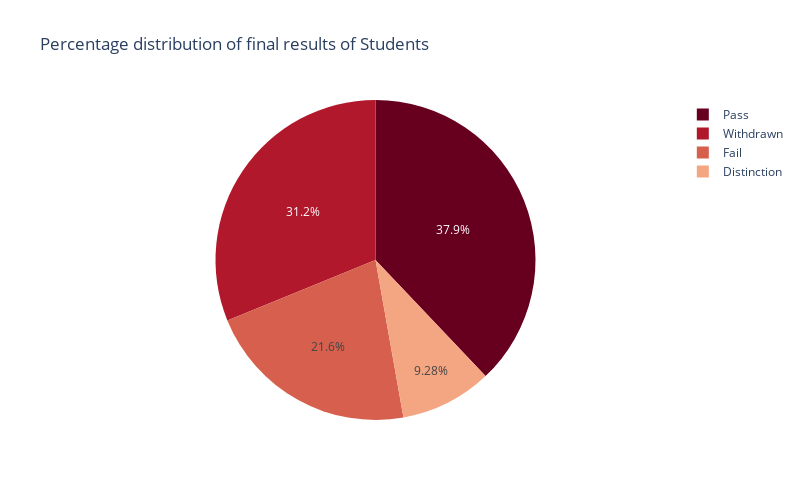

Notebook source saved alongside this figure:
### Markdown cell above
<div class="alert alert-warning" role="alert">
<h2 style="font-family: Segoe Print"><b>What was the percentage of pass and fail students?🧑🎓</b></h2>

### Code cell
#Pie Chart_2

fig=px.pie(new_studentInfo, names='final_result', height=500, width=800,
       title='Percentage distribution of final results of Students', 
       color_discrete_sequence=px.colors.sequential.RdBu)
fig.show()

### Figure 1 — Plotly figure (JSON) as saved in the notebook; plotly's stock layout.template omitted (floating-point values rounded to 4 significant figures; data arrays with more than 128 entries replaced by an {"elided": "..."} marker saying what was removed)
{"data": [{"domain": {"x": [0.0, 1.0], "y": [0.0, 1.0]}, "hovertemplate": "final_result=%{label}<extra></extra>", "labels": {"elided": "32593 str values"}, "legendgroup": "", "name": "", "showlegend": true, "type": "pie"}], "layout": {"height": 500, "legend": {"tracegroupgap": 0}, "piecolorway": ["rgb(103,0,31)", "rgb(178,24,43)", "rgb(214,96,77)", "rgb(244,165,130)", "rgb(253,219,199)", "rgb(247,247,247)", "rgb(209,229,240)", "rgb(146,197,222)", "rgb(67,147,195)", "rgb(33,102,172)", "rgb(5,48,97)"], "title": {"text": "Percentage distribution of final results of Students"}, "width": 800}}
